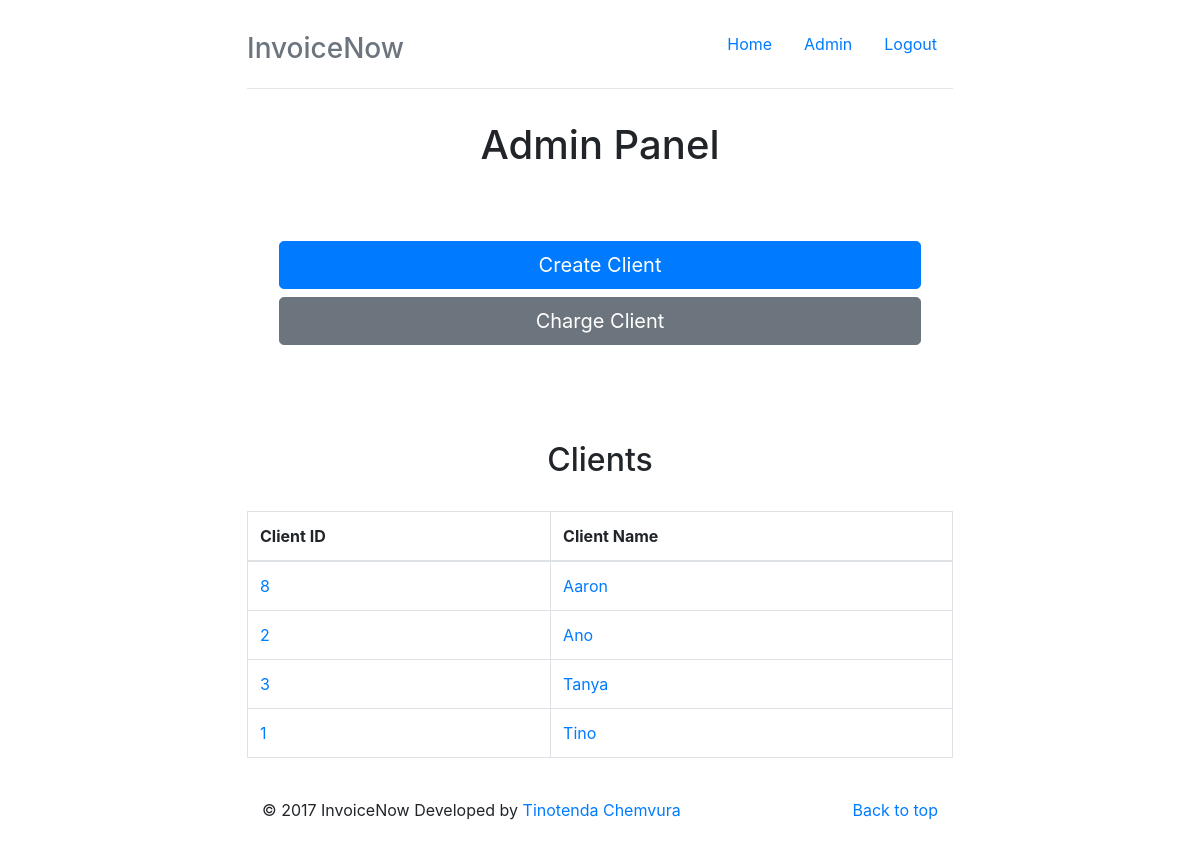
The page /admin/ (signed in) on the database as committed earlier.
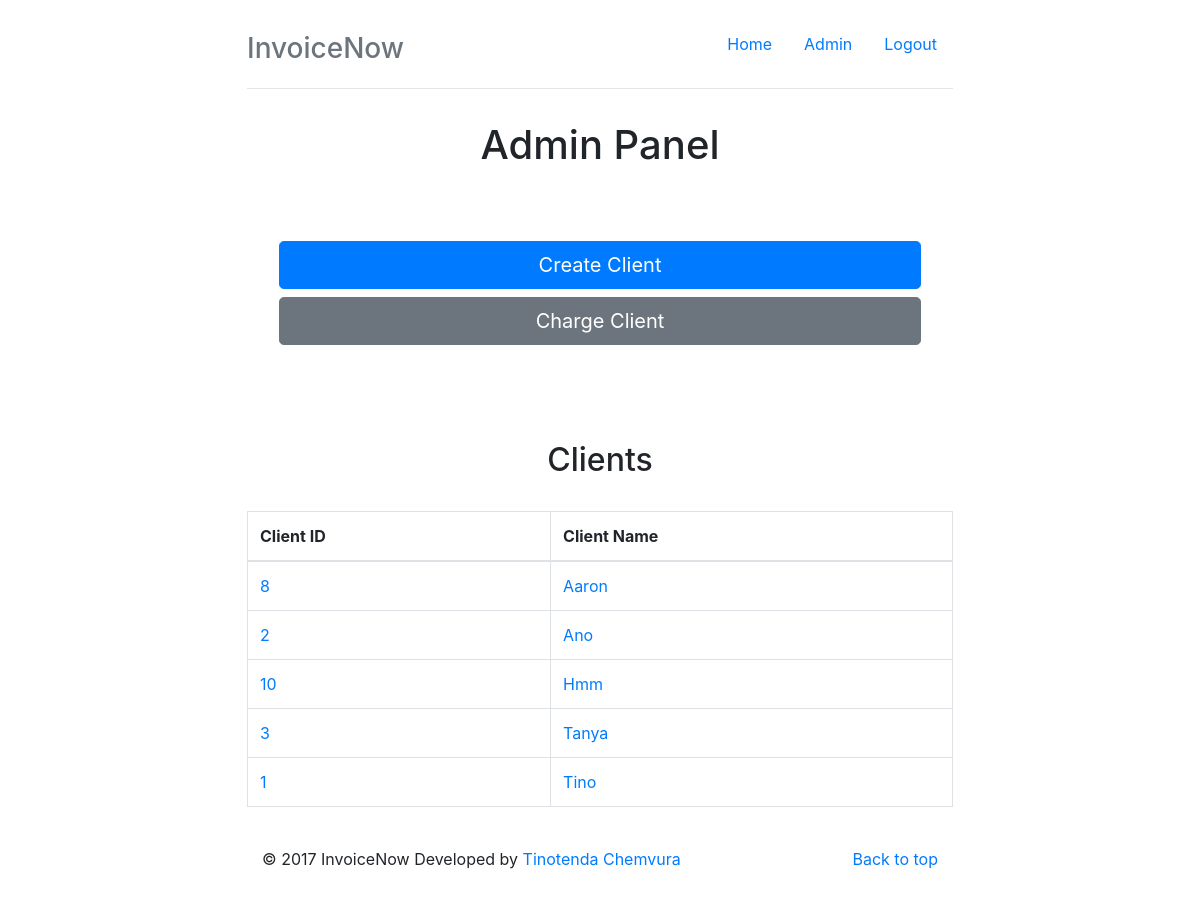
The same page on the database as committed later.
### invoice_client/models.py (models this page shows)
class Client(models.Model):
    user = models.OneToOneField(User, on_delete=models.CASCADE)
    address = models.CharField(max_length=100)
    date = models.DateTimeField(default=now)
    bill_date = models.DateTimeField(default=now)
    class Meta:
        ordering = ('user__first_name', )

### invoice_admin/views.py (the view)
# urls.py: url(r'^admin/$', AdminListView.as_view(), name='admin'),
class AdminListView(LoginRequiredMixin, ListView):
    login_url = '/login/'
    redirect_field_name = 'redirect_to'
    model = Client
    template_name = 'admin_panel.html'
    context_object_name = 'clients'
    paginate_by = 10
    queryset = Client.objects.all()
    def get(self, *args, **kwargs):
        if not self.request.user.is_staff:
            return redirect(reverse('client'))
        return super(AdminListView, self).get(*args, **kwargs)
    def get_context_data(self, **kwargs):
        context = super(AdminListView, self).get_context_data(**kwargs)
        context['user'] = self.request.user
        return context

### templates/admin_panel.html (shortened to what this page needs)
{% extends 'base.html' %}
{% block body %}
    <h1 style="text-align: center">Admin Panel</h1>
    <section class="jumbotron" style="background-color: transparent">
        <a href="{% url 'admin_create' %}" class="btn btn-primary btn-lg btn-block" role="button" >Create Client</a>
        <a href="{% url 'admin_charge' %}" class="btn btn-secondary btn-lg btn-block" role="button" >Charge Client</a>
    </section>
    <h2 style="text-align: center">Clients</h2>
    <br>
    <div class="table-responsive">
        <table class="table table-bordered">
            <thead>
            <tr>
                <th>Client ID</th>
                <th>Client Name</th>
            </tr>
            </thead>
            <tbody>
            {% for client in clients %}
                <tr>
                    <td><a href="{% url 'client_view' client.id %}">{{ client.id }}</a></td>
                    <td><a href="{% url 'client_view' client.id %}">{{ client.user.first_name }}</a></td>
                </tr>
            {% endfor %}
            </tbody>
        </table>
    </div>
{% endblock %}

### templates/base.html (shortened to what this page needs)
<!doctype html>
<html lang="en">
<head>
    <link rel="stylesheet" href="https://maxcdn.bootstrapcdn.com/bootstrap/4.0.0-beta.2/css/bootstrap.min.css"
>
    {% load static %}
    <link href="{% static 'css/main.css' %}" rel="stylesheet">
</head>
<body>
<div class="container">
    <header class="header clearfix">
        <nav>
            <ul class="nav nav-pills float-right">
                <li class="nav-item">
                    <a class="nav-link" href="{% url 'home' %}">Home</a>
                </li>
                {% if user.is_staff %}
                    <li class="nav-item">
                        <a class="nav-link" href="{% url 'admin' %}">Admin</a>
                    </li>
                {% elif user.is_authenticated and client %}
                    <li class="nav-item">
                        <a class="nav-link" href="{% url 'client_view' client.id %}">My Details</a>
                    </li>
                {% endif %}
                {% if user.is_authenticated %}
                    <li class="nav-item">
                        <a class="nav-link" href="{% url 'logout' %}">Logout</a>
                    </li>
                {% else %}
                    <li class="nav-item">
                        <a class="nav-link" href="{% url 'login' %}">Login</a>
                    </li>
                {% endif %}
            </ul>
        </nav>
        <h3 class="text-muted">InvoiceNow</h3>
    </header>
    <main role="main">
        {% block body %}{% endblock %}
        <br>
    </main>
    <footer class="container">
        <p class="float-right"><a href="#">Back to top</a></p>
        <p>&copy; 2017 InvoiceNow Developed by <a href="https://tino1b2be.com/profile/">Tinotenda Chemvura</a></p>
    </footer>
</body>
</html>

### static/css/main.css (style rules this page uses)
body { padding-top: 1.5rem; padding-bottom: 1.5rem; }
.header, .marketing, .footer { padding-right: 1rem; padding-left: 1rem; }
.header { padding-bottom: 1rem; border-bottom: .05rem solid #e5e5e5; }
.header h3 { margin-top: 0; margin-bottom: 0; line-height: 3rem; }
@media (min-width: 48em) { .container { max-width: 46rem; } }
.jumbotron { text-align: center; border-bottom: .05rem solid #e5e5e5; }
@media screen and (min-width: 48em) { .header, .marketing, .footer { padding-right: 0; padding-left: 0; } }
@media screen and (min-width: 48em) { .header { margin-bottom: 2rem; } }
@media screen and (min-width: 48em) { .jumbotron { border-bottom: 0; } }

Rows that differ between the two databases and show on the page:
added Client: id "10", user.first_name "Hmm"
